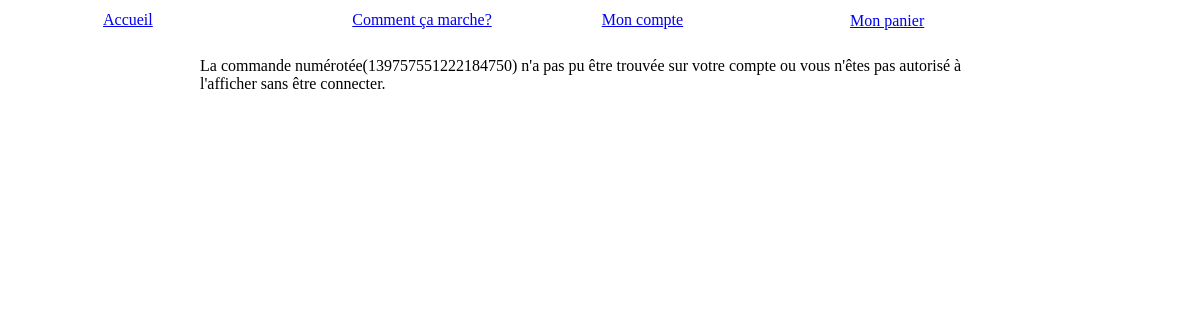
/OrderDetail-139757551222184750.html (signed in), run on an earlier commit of the app's database.
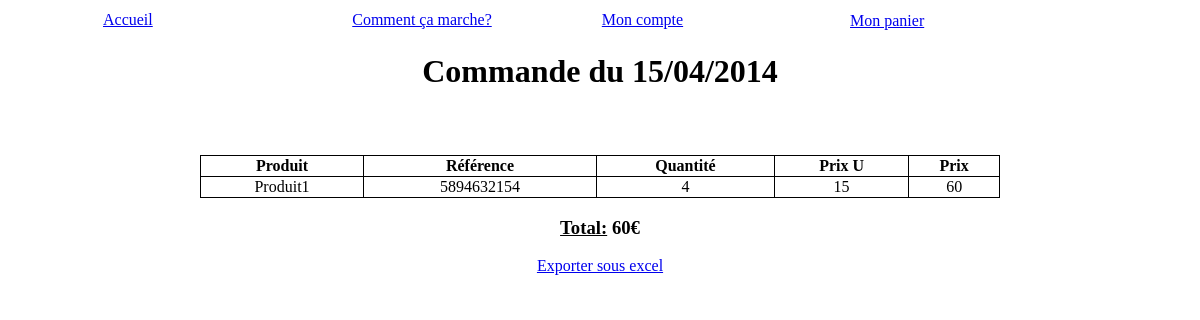
And on a later commit of the database.
### tables this page shows
CREATE TABLE IF NOT EXISTS `commande` (
  `id` int(11) NOT NULL AUTO_INCREMENT,
  `idUser` int(11) NOT NULL,
  `idSociete` int(11) NOT NULL,
  `dateCommande` datetime NOT NULL,
  `dateLivraison` varchar(25) NOT NULL,
  `commentOrder` text NOT NULL,
  `keyOrder` varchar(25) NOT NULL,
  PRIMARY KEY (`id`)
);

CREATE TABLE IF NOT EXISTS `produit` (
  `idProduit` int(11) NOT NULL AUTO_INCREMENT,
  `idSociete` int(11) NOT NULL,
  `idCategorie` int(11) NOT NULL,
  `prixProduit` decimal(10,0) NOT NULL,
  `minQte` int(11) NOT NULL,
  `quantiteProduit` int(11) NOT NULL,
  `imgProduit` varchar(250) NOT NULL DEFAULT '1393110376_Picture.png',
  `libelleProduit` varchar(250) NOT NULL,
  `refProduit` varchar(50) NOT NULL,
  PRIMARY KEY (`idProduit`)
);

CREATE TABLE IF NOT EXISTS `orderdetails` (
  `id` int(11) NOT NULL AUTO_INCREMENT,
  `idOrder` int(11) NOT NULL,
  `idProduct` int(11) NOT NULL,
  `unitPrice` decimal(10,0) NOT NULL,
  `quantity` int(11) NOT NULL,
  PRIMARY KEY (`id`)
);

### controleurs/OrderDetail.php (called while the page is built, shortened)
<?php
require_once('./modeles/OrderDetail.php');
    if(isset($_GET['act'])){
        $order = getOrderDetail($auth, $_GET['act']);
        $produits = getProductsOrder($auth, $_GET['act']);
    }
require_once('./vues/OrderDetail.php');
?>

### modeles/OrderDetail.php (called while the page is built, shortened)
<?php
function getOrderDetail($auth, $keyOrder) {
    $result['message'] = "";
    $checkIsMyOrder = $auth->prepare('SELECT COUNT(*) AS nb FROM commande WHERE idUser = :id AND keyOrder = :keyOrder');
    $checkIsMyOrder->bindValue(":id", $_SESSION['id'], PDO::PARAM_INT);
    $checkIsMyOrder->bindValue(":keyOrder", $keyOrder, PDO::PARAM_STR);
    $checkIsMyOrder->execute();
    $checkResult = $checkIsMyOrder->fetch();
    if ($checkResult['nb'] > 0) {
        $select = $auth->prepare('SELECT * FROM commande WHERE idUser = :id AND keyOrder = :keyOrder');
        $select->bindValue(":id", $_SESSION['id'], PDO::PARAM_INT);
        $select->bindValue(":keyOrder", $keyOrder, PDO::PARAM_STR);
        $select->execute();
        $result = $select->fetch();
    } else {
        $result['message'] .= "La commande numérotée(" . $keyOrder . ") n'a pas pu être trouvée sur votre compte ou vous n'êtes pas autorisé à l'afficher sans être connecter.";
    }
    return $result;
}
function getProductsOrder($auth, $keyOrder) {
    $checkIsMyOrder = $auth->prepare('SELECT COUNT(*) AS nb FROM commande WHERE idUser = :id AND keyOrder = :keyOrder');
    $checkIsMyOrder->bindValue(":id", $_SESSION['id'], PDO::PARAM_INT);
    $checkIsMyOrder->bindValue(":keyOrder", $keyOrder, PDO::PARAM_STR);
    $checkIsMyOrder->execute();
    $checkResult = $checkIsMyOrder->fetch();
    if ($checkResult['nb'] > 0) {
        $select = $auth->prepare('SELECT * FROM commande CMD INNER JOIN orderdetails DET ON CMD.id = DET.idOrder INNER JOIN produit PROD ON DET.idProduct = PROD.idProduit WHERE idUser = :id AND keyOrder = :keyOrder');
        $select->bindValue(":id", $_SESSION['id'], PDO::PARAM_INT);
        $select->bindValue(":keyOrder", $keyOrder, PDO::PARAM_STR);
        $select->execute();
        $i = 0;
        while ($order = $select->fetch()) {
            $result[$i]['quantity'] = $order['quantity'];
            $result[$i]['libelleProduit'] = $order['libelleProduit'];
            $result[$i]['refProduit'] = $order['refProduit'];
            $result[$i]['prixProduit'] = $order['prixProduit'];
            $i++;
        }
        return $result;
    }
}
?>

### vues/OrderDetail.php (the view)
<?php if(isset($_GET['act']) && !empty($_GET['act'])){?>
<div class="width800">
    <?php date_default_timezone_set("Europe/Paris");
    if(empty($order['message'])){
    ?>
    <h1 class="center">Commande du <?php echo date("d/m/Y", strtotime($order['dateCommande'])); ?></h1> <br/>
    <div>
        <table id="basketTable">
            <tr>
                <th>Produit</th>
                <th>Référence</th>
                <th>Quantité</th>
                <th>Prix U</th>
                <th>Prix</th>
            </tr>
            <?php
            $prixPanier = 0;
            if (isset($produits)) {
                foreach ($produits as $produit) {
                    ?>
                    <tr>
                        <td><?php echo $produit['libelleProduit']; ?></td>
                        <td><?php echo $produit['refProduit']; ?></td>
                        <td><?php echo $produit['quantity']; ?></td>
                        <td><?php echo $produit['prixProduit']; ?></td>
                        <td><?php
                            $prixTot = $produit['prixProduit'] * $produit['quantity'];
                            $prixPanier += $prixTot;
                            echo $prixTot;
                            ?></td>
                    </tr>
                    <?php
                }
            }
            ?>
        </table>
        <h3 class="center">
            <span class="underline">Total:</span>
            <span id="cartPrice"><?php echo $prixPanier; ?></span>€
        </h3>
        <div class="center">
            <a href="getInvoice.php?id=<?php echo $_GET['act']; ?>">Exporter sous excel</a>
        </div>
    </div>
    <?php }else{
        echo "<div style='margin-top: 25px;'>".$order['message']."</div>";
    }
    ?>
</div>
<?php } ?>

### index.php (shortened to what this page needs)
<?php
$page = preg_replace('#\.\./#', '', $_GET['page']);
if(isset($page) && !empty($page) && is_file('vues/' . $page . '.php')) {
	include('global.php');
}
else {
	include('includes/config.php');
	include('global.php');
}
?>

### global.php
<?php
	if($page != "test"){
    if( (strstr($_SERVER['HTTP_ACCEPT'], "html") == TRUE))
		include('header.php');
	if(isset($page) && !empty($page) && is_file('vues/' . $page . '.php')) {
		include ('controleurs/' . $_GET['page'] . '.php');
	}
	else{
		include ('controleurs/404.php');
	}
	if( (strstr($_SERVER['HTTP_ACCEPT'], "html") == TRUE))
		include('bottom.php');
	}
?>

### header.php (shortened to what this page needs)
<!DOCTYPE html>
<html>
    <head>
        <link rel="stylesheet" media="screen" type="text/css" title="Design" href="<?php echo ROOTPATH; ?>/design.css" />
        <link rel="stylesheet" href="//code.jquery.com/ui/1.10.4/themes/smoothness/jquery-ui.css">
        <link href="//netdna.bootstrapcdn.com/font-awesome/4.0.3/css/font-awesome.css" rel="stylesheet">
    </head>
    <body>
        <div id="content" style="width: 1000px;margin: auto;">
            <?php if (empty($_SESSION['id'])) {
                if ($_GET['page'] != "connexion" && $_GET['page'] != "recover") {
                    ?>
                    <a href="<?php echo ROOTPATH; ?>/connexion.html">Connexion</a>
                <?php
                }
            } else {
                if ($_GET['page'] != "admin" && $_GET['page'] != "societeadm") {
                    ?>
                    <table style="width: 750px; margin: auto; float: left;">
                        <tr>
                            <td style="width: 250px;"><a href="<?php echo ROOTPATH; ?>/index.html">Accueil</a></td>
                            <td style="width: 250px;"><a href="<?php echo ROOTPATH; ?>/HowtoUse.html">Comment ça marche?</a></td>
                            <td style="width: 250px;"><a href="<?php echo ROOTPATH; ?>/mySpace.html">Mon compte</a></td>
                        </tr>
                    </table>
    <?php }
} ?>

### bottom.php (shortened to what this page needs)
<?php
if (!empty($_SESSION['id'])) {
    if($_GET['page'] != "admin" && $_GET['page'] != "societeadm"){?>
        <div style="width: 250px; margin-left: 750px;">
            <div style="position: absolute; top: 12px;"><div id="miniCart" class="miniCart"><a href="<?php echo ROOTPATH; ?>/basket.html">Mon panier</a></div></div>
        </div>
        <?php
    }
}?>
</div>
</body>
</html>

### design.css (style rules this page uses)
body { background-color: #ffffff; }
.underline { text-decoration: underline; }
.center { text-align: center; }
.width800 { width: 800px; margin: auto; }
#basketTable { width: 800px; margin: auto; margin-top: 25px; border: 1px solid black; border-collapse: collapse; text-align: center; }
#basketTable th,#basketTable td { border: 1px solid black; }
.miniCart { text-align: center; }

What changed in the data, as far as the page shows it:
added commande: dateCommande "15/04/2014", produit.libelleProduit "Produit1", produit.refProduit "5894632154", orderdetails.quantity "4", produit.prixProduit "15", produit.prixProduit "60"
Also different on the page:
$prixPanier: (not shown) → "60"
$order['message']: "La commande numérotée(139757551222184750) n'a pas pu être trouvée sur votre compte ou vous n'êtes pas autorisé à l'afficher sans être connecter." → (not shown)
text now shown: "Commande du Produit Référence Quantité Prix U Prix Total: € Exporter sous excel"
